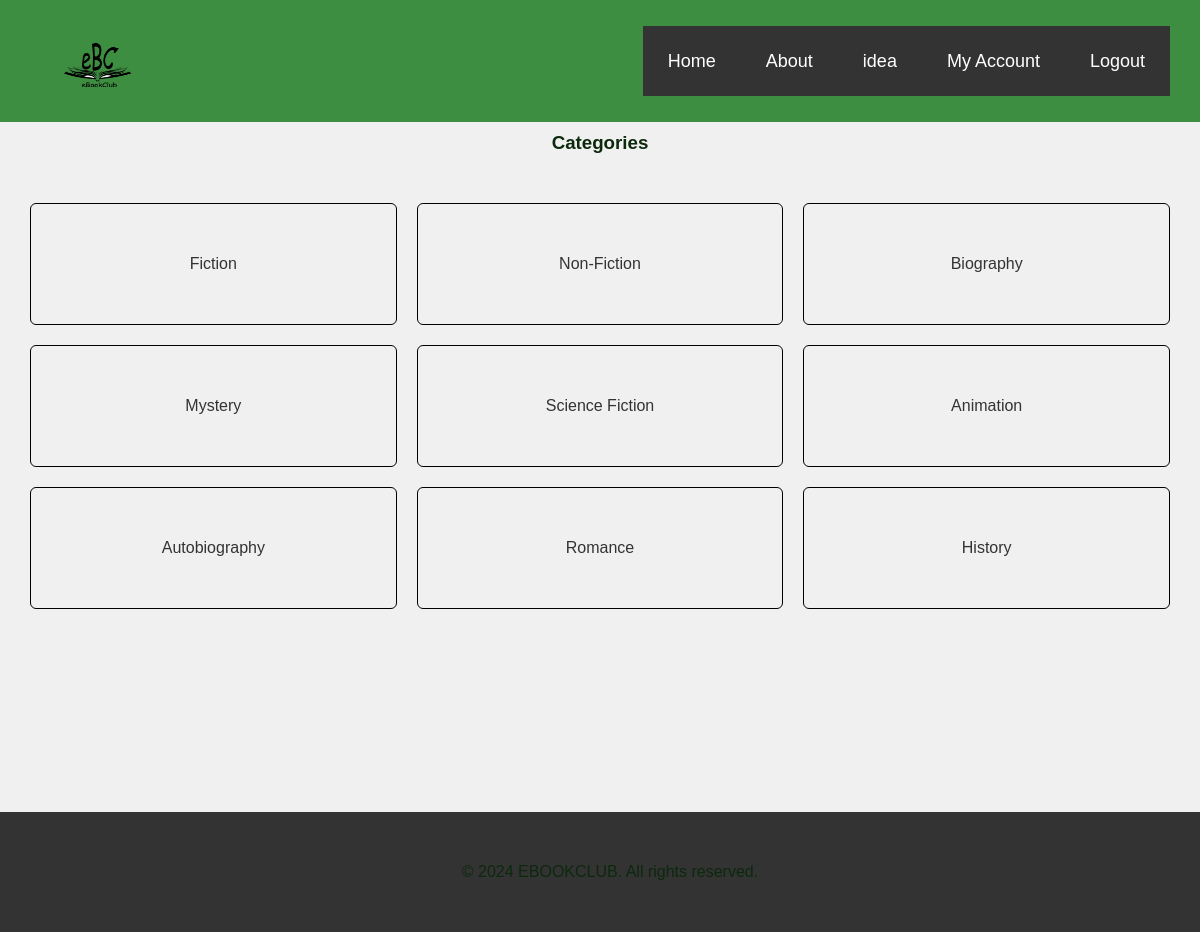
The page /Category on the database its author committed.
### web_site/models/Category_model.py (models this page shows)
class Category(db.Model):
    id = db.Column(db.Integer, primary_key=True, unique=True)
    category_name = db.Column(db.String(128), nullable=False)
    books = db.relationship('Books', backref='category')

### web_site/views/app_views.py (the view)
@app_views.route('/Category', strict_slashes=False)
def category():
    categories = Category.query.all()
    return render_template("categories.html", categories=categories, title='categories')

### web_site/templates/categories.html
{% extends "layout.html" %}
{% block body %}
<nav>
    <img src="eBookClub/images/Ebooklogo.png" class="logo ebook-logo">
        <ul>
            <li><a href="#">Home</a><li>
            <li><a href="#">About</a><li>
            <li><a href="#">idea</a><li>
            <li><a href="#">My Account</a><li>
            <li><a href="#">Logout</a><li>
        </ul>
</nav>
    <div class="heading">
        <h3>Categories</h3>
    </div>
    <div class="category-container">
            {% for category in categories %}
            <div class="category-box" >
            <a href="{{ url_for('app_views.list_books', category_name=category.category_name ) }}">{{ category.category_name }}</a>
           </div>
        {% endfor %}
     </div>
    <footer class="footer">
        <p class="footer-text">&copy; 2024 EBOOKCLUB. All rights reserved.</p>
    </footer>
{% endblock %}

### web_site/static/styles/categorie.css (style rules this page uses)
body { margin: 0; padding: 0; background-color: #f9f9f9; align-items: center; height: 100vh; font-family: Arial, sans-serif; margin-top: 70px; }
.heading h3 { margin-top: 11%; text-align: center; color: #0c290d; text-transform: capitalize; }
.category-container { display: flex; flex-wrap: wrap; justify-content: center; padding: 20px; }
nav { background: #4caf50; position: fixed; width: 100%; top: 0; z-index: 1000; }
.ebook-logo { float: left; width: 150px; height: 70px; padding-left: 10px; }
nav ul { float: right; list-style: none; margin-right: 40px; position: relative; }
nav ul li { float: left; display: inline-block; background: #333; }
nav ul li a { color: white; text-decoration: none; line-height: 70px; font-size: 18px; padding: 8px 15px; }
.category-container { display: flex; flex-wrap: wrap; justify-content: space-between; }
.category-box { flex: 1 0 calc(25% - 20px); width: 150px; height: 100px; margin: 10px; padding: 10px; border: 1px solid #000; display: flex; align-items: center; justify-content: center; text-align: center; border-radius: 6px; transition: background-image 0.3s ease; background-size: cover; color: #333; }
.footer { display: flex; align-items: center; justify-content: center; background-color: whitesmoke; height: 100px; }
.footer-text { color: #0c290d; text-align: center; margin: 0; }

### web_site/static/styles/books.css (style rules this page uses)
body { margin: 0; padding: 0; background-color: #f9f9f9; align-items: center; height: 100vh; font-family: Arial, sans-serif; margin-top: 70px; background-color: #000; }
a { text-decoration: none; color: #333333; }
nav { background-color: #3e8e41; color: white; padding: 10px; display: flex; justify-content: space-between; align-items: center; }
nav a { color: white; margin: 0 10px; text-decoration: none; }

### web_site/static/styles/review.css (style rules this page uses)
body { font-family: 'Arial', sans-serif; background-color: #f0f0f0; margin: 0; padding: 0; }
nav { background-color: #3e8e41; color: white; padding: 10px; display: flex; justify-content: space-between; align-items: center; }
nav a { color: white; margin: 0 10px; text-decoration: none; }
nav ul { float: right; list-style: none; margin-right: 40px; position: relative; }
nav ul li { float: left; display: inline-block; background: #333; }
.footer { text-align: center; padding: 10px; background-color: #333; color: #fff; position: fixed; bottom: 0; width: 100%; }

### rows shown on the page
Category: category_name "Fiction"
Category: category_name "Non-Fiction"
Category: category_name "Biography"
Category: category_name "Mystery"
Category: category_name "Science Fiction"
Category: category_name "Animation"
Category: category_name "Autobiography"
Category: category_name "Romance"
Category: category_name "History"
